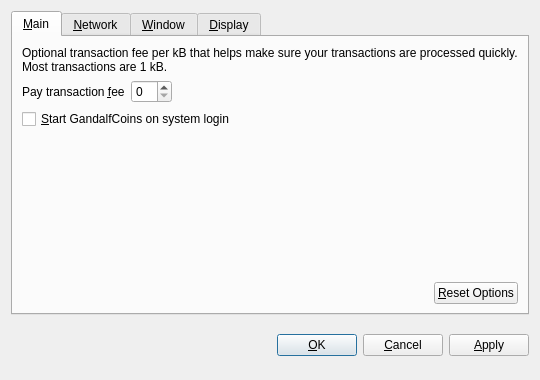
<?xml version="1.0" encoding="UTF-8"?>
<ui version="4.0">
 <class>OptionsDialog</class>
 <widget class="QDialog" name="OptionsDialog">
  <property name="geometry">
   <rect>
    <x>0</x>
    <y>0</y>
    <width>540</width>
    <height>380</height>
   </rect>
  </property>
  <property name="windowTitle">
   <string>Options</string>
  </property>
  <property name="modal">
   <bool>true</bool>
  </property>
  <layout class="QVBoxLayout" name="verticalLayout">
   <item>
    <widget class="QTabWidget" name="tabWidget">
     <property name="tabPosition">
      <enum>QTabWidget::North</enum>
     </property>
     <property name="currentIndex">
      <number>0</number>
     </property>
     <widget class="QWidget" name="tabMain">
      <attribute name="title">
       <string>&amp;Main</string>
      </attribute>
      <layout class="QVBoxLayout" name="verticalLayout_Main">
       <item>
        <widget class="QLabel" name="transactionFeeInfoLabel">
         <property name="text">
          <string>Optional transaction fee per kB that helps make sure your transactions are processed quickly. Most transactions are 1 kB.</string>
         </property>
         <property name="textFormat">
          <enum>Qt::PlainText</enum>
         </property>
         <property name="wordWrap">
          <bool>true</bool>
         </property>
        </widget>
       </item>
       <item>
        <layout class="QHBoxLayout" name="horizontalLayout_1_Main">
         <item>
          <widget class="QLabel" name="transactionFeeLabel">
           <property name="text">
            <string>Pay transaction &amp;fee</string>
           </property>
           <property name="textFormat">
            <enum>Qt::PlainText</enum>
           </property>
           <property name="buddy">
            <cstring>transactionFee</cstring>
           </property>
          </widget>
         </item>
         <item>
          <widget class="BitcoinAmountField" name="transactionFee"/>
         </item>
         <item>
          <spacer name="horizontalSpacer_1_Main">
           <property name="orientation">
            <enum>Qt::Horizontal</enum>
           </property>
           <property name="sizeHint" stdset="0">
            <size>
             <width>40</width>
             <height>20</height>
            </size>
           </property>
          </spacer>
         </item>
        </layout>
       </item>
       <item>
        <widget class="QCheckBox" name="bitcoinAtStartup">
         <property name="toolTip">
          <string>Automatically start GandalfCoins after logging in to the system.</string>
         </property>
         <property name="text">
          <string>&amp;Start GandalfCoins on system login</string>
         </property>
        </widget>
       </item>
       <item>
        <spacer name="verticalSpacer_Main">
         <property name="orientation">
          <enum>Qt::Vertical</enum>
         </property>
         <property name="sizeHint" stdset="0">
          <size>
           <width>20</width>
           <height>40</height>
          </size>
         </property>
        </spacer>
       </item>
       <item>
        <layout class="QHBoxLayout" name="horizontalLayout_2_Main">
         <item>
          <spacer name="horizontalSpacer_2_Main">
           <property name="orientation">
            <enum>Qt::Horizontal</enum>
           </property>
           <property name="sizeHint" stdset="0">
            <size>
             <width>40</width>
             <height>20</height>
            </size>
           </property>
          </spacer>
         </item>
         <item>
          <widget class="QPushButton" name="resetButton">
           <property name="toolTip">
            <string>Reset all client options to default.</string>
           </property>
           <property name="text">
            <string>&amp;Reset Options</string>
           </property>
           <property name="autoDefault">
            <bool>false</bool>
           </property>
          </widget>
         </item>
        </layout>
       </item>
      </layout>
     </widget>
     <widget class="QWidget" name="tabNetwork">
      <attribute name="title">
       <string>&amp;Network</string>
      </attribute>
      <layout class="QVBoxLayout" name="verticalLayout_Network">
       <item>
        <widget class="QCheckBox" name="mapPortUpnp">
         <property name="toolTip">
          <string>Automatically open the GandalfCoins client port on the router. This only works when your router supports UPnP and it is enabled.</string>
         </property>
         <property name="text">
          <string>Map port using &amp;UPnP</string>
         </property>
        </widget>
       </item>
       <item>
        <widget class="QCheckBox" name="connectSocks">
         <property name="toolTip">
          <string>Connect to the GandalfCoins network through a SOCKS proxy (e.g. when connecting through Tor).</string>
         </property>
         <property name="text">
          <string>&amp;Connect through SOCKS proxy:</string>
         </property>
        </widget>
       </item>
       <item>
        <layout class="QHBoxLayout" name="horizontalLayout_Network">
         <item>
          <widget class="QLabel" name="proxyIpLabel">
           <property name="text">
            <string>Proxy &amp;IP:</string>
           </property>
           <property name="textFormat">
            <enum>Qt::PlainText</enum>
           </property>
           <property name="buddy">
            <cstring>proxyIp</cstring>
           </property>
          </widget>
         </item>
         <item>
          <widget class="QValidatedLineEdit" name="proxyIp">
           <property name="maximumSize">
            <size>
             <width>140</width>
             <height>16777215</height>
            </size>
           </property>
           <property name="toolTip">
            <string>IP address of the proxy (e.g. 127.0.0.1)</string>
           </property>
          </widget>
         </item>
         <item>
          <widget class="QLabel" name="proxyPortLabel">
           <property name="text">
            <string>&amp;Port:</string>
           </property>
           <property name="textFormat">
            <enum>Qt::PlainText</enum>
           </property>
           <property name="buddy">
            <cstring>proxyPort</cstring>
           </property>
          </widget>
         </item>
         <item>
          <widget class="QLineEdit" name="proxyPort">
           <property name="maximumSize">
            <size>
             <width>55</width>
             <height>16777215</height>
            </size>
           </property>
           <property name="toolTip">
            <string>Port of the proxy (e.g. 9050)</string>
           </property>
          </widget>
         </item>
         <item>
          <widget class="QLabel" name="socksVersionLabel">
           <property name="text">
            <string>SOCKS &amp;Version:</string>
           </property>
           <property name="textFormat">
            <enum>Qt::PlainText</enum>
           </property>
           <property name="buddy">
            <cstring>socksVersion</cstring>
           </property>
          </widget>
         </item>
         <item>
          <widget class="QValueComboBox" name="socksVersion">
           <property name="toolTip">
            <string>SOCKS version of the proxy (e.g. 5)</string>
           </property>
          </widget>
         </item>
         <item>
          <spacer name="horizontalSpacer_Network">
           <property name="orientation">
            <enum>Qt::Horizontal</enum>
           </property>
           <property name="sizeHint" stdset="0">
            <size>
             <width>40</width>
             <height>20</height>
            </size>
           </property>
          </spacer>
         </item>
        </layout>
       </item>
       <item>
        <spacer name="verticalSpacer_Network">
         <property name="orientation">
          <enum>Qt::Vertical</enum>
         </property>
         <property name="sizeHint" stdset="0">
          <size>
           <width>20</width>
           <height>40</height>
          </size>
         </property>
        </spacer>
       </item>
      </layout>
     </widget>
     <widget class="QWidget" name="tabWindow">
      <attribute name="title">
       <string>&amp;Window</string>
      </attribute>
      <layout class="QVBoxLayout" name="verticalLayout_Window">
       <item>
        <widget class="QCheckBox" name="minimizeToTray">
         <property name="toolTip">
          <string>Show only a tray icon after minimizing the window.</string>
         </property>
         <property name="text">
          <string>&amp;Minimize to the tray instead of the taskbar</string>
         </property>
        </widget>
       </item>
       <item>
        <widget class="QCheckBox" name="minimizeOnClose">
         <property name="toolTip">
          <string>Minimize instead of exit the application when the window is closed. When this option is enabled, the application will be closed only after selecting Quit in the menu.</string>
         </property>
         <property name="text">
          <string>M&amp;inimize on close</string>
         </property>
        </widget>
       </item>
       <item>
        <spacer name="verticalSpacer_Window">
         <property name="orientation">
          <enum>Qt::Vertical</enum>
         </property>
         <property name="sizeHint" stdset="0">
          <size>
           <width>20</width>
           <height>40</height>
          </size>
         </property>
        </spacer>
       </item>
      </layout>
     </widget>
     <widget class="QWidget" name="tabDisplay">
      <attribute name="title">
       <string>&amp;Display</string>
      </attribute>
      <layout class="QVBoxLayout" name="verticalLayout_Display">
       <item>
        <layout class="QHBoxLayout" name="horizontalLayout_1_Display">
         <item>
          <widget class="QLabel" name="langLabel">
           <property name="text">
            <string>User Interface &amp;language:</string>
           </property>
           <property name="textFormat">
            <enum>Qt::PlainText</enum>
           </property>
           <property name="buddy">
            <cstring>lang</cstring>
           </property>
          </widget>
         </item>
         <item>
          <widget class="QValueComboBox" name="lang">
           <property name="toolTip">
            <string>The user interface language can be set here. This setting will take effect after restarting GandalfCoins.</string>
           </property>
          </widget>
         </item>
        </layout>
       </item>
       <item>
        <layout class="QHBoxLayout" name="horizontalLayout_2_Display">
         <item>
          <widget class="QLabel" name="unitLabel">
           <property name="text">
            <string>&amp;Unit to show amounts in:</string>
           </property>
           <property name="textFormat">
            <enum>Qt::PlainText</enum>
           </property>
           <property name="buddy">
            <cstring>unit</cstring>
           </property>
          </widget>
         </item>
         <item>
          <widget class="QValueComboBox" name="unit">
           <property name="toolTip">
            <string>Choose the default subdivision unit to show in the interface and when sending coins.</string>
           </property>
          </widget>
         </item>
        </layout>
       </item>
       <item>
        <widget class="QCheckBox" name="displayAddresses">
         <property name="toolTip">
          <string>Whether to show GandalfCoins addresses in the transaction list or not.</string>
         </property>
         <property name="text">
          <string>&amp;Display addresses in transaction list</string>
         </property>
        </widget>
       </item>
       <item>
        <spacer name="verticalSpacer_Display">
         <property name="orientation">
          <enum>Qt::Vertical</enum>
         </property>
         <property name="sizeHint" stdset="0">
          <size>
           <width>20</width>
           <height>40</height>
          </size>
         </property>
        </spacer>
       </item>
      </layout>
     </widget>
    </widget>
   </item>
   <item>
    <layout class="QHBoxLayout" name="horizontalLayout_Buttons">
     <item>
      <spacer name="horizontalSpacer_1">
       <property name="orientation">
        <enum>Qt::Horizontal</enum>
       </property>
       <property name="sizeHint" stdset="0">
        <size>
         <width>40</width>
         <height>48</height>
        </size>
       </property>
      </spacer>
     </item>
     <item>
      <widget class="QLabel" name="statusLabel">
       <property name="font">
        <font>
         <weight>75</weight>
         <bold>true</bold>
        </font>
       </property>
       <property name="text">
        <string/>
       </property>
       <property name="textFormat">
        <enum>Qt::PlainText</enum>
       </property>
       <property name="wordWrap">
        <bool>true</bool>
       </property>
      </widget>
     </item>
     <item>
      <spacer name="horizontalSpacer_2">
       <property name="orientation">
        <enum>Qt::Horizontal</enum>
       </property>
       <property name="sizeHint" stdset="0">
        <size>
         <width>40</width>
         <height>48</height>
        </size>
       </property>
      </spacer>
     </item>
     <item>
      <widget class="QPushButton" name="okButton">
       <property name="text">
        <string>&amp;OK</string>
       </property>
      </widget>
     </item>
     <item>
      <widget class="QPushButton" name="cancelButton">
       <property name="text">
        <string>&amp;Cancel</string>
       </property>
       <property name="autoDefault">
        <bool>false</bool>
       </property>
      </widget>
     </item>
     <item>
      <widget class="QPushButton" name="applyButton">
       <property name="text">
        <string>&amp;Apply</string>
       </property>
       <property name="autoDefault">
        <bool>false</bool>
       </property>
      </widget>
     </item>
    </layout>
   </item>
  </layout>
 </widget>
 <customwidgets>
  <customwidget>
   <class>BitcoinAmountField</class>
   <extends>QSpinBox</extends>
   <header>bitcoinamountfield.h</header>
  </customwidget>
  <customwidget>
   <class>QValueComboBox</class>
   <extends>QComboBox</extends>
   <header>qvaluecombobox.h</header>
  </customwidget>
  <customwidget>
   <class>QValidatedLineEdit</class>
   <extends>QLineEdit</extends>
   <header>qvalidatedlineedit.h</header>
  </customwidget>
 </customwidgets>
 <resources/>
 <connections/>
</ui>
